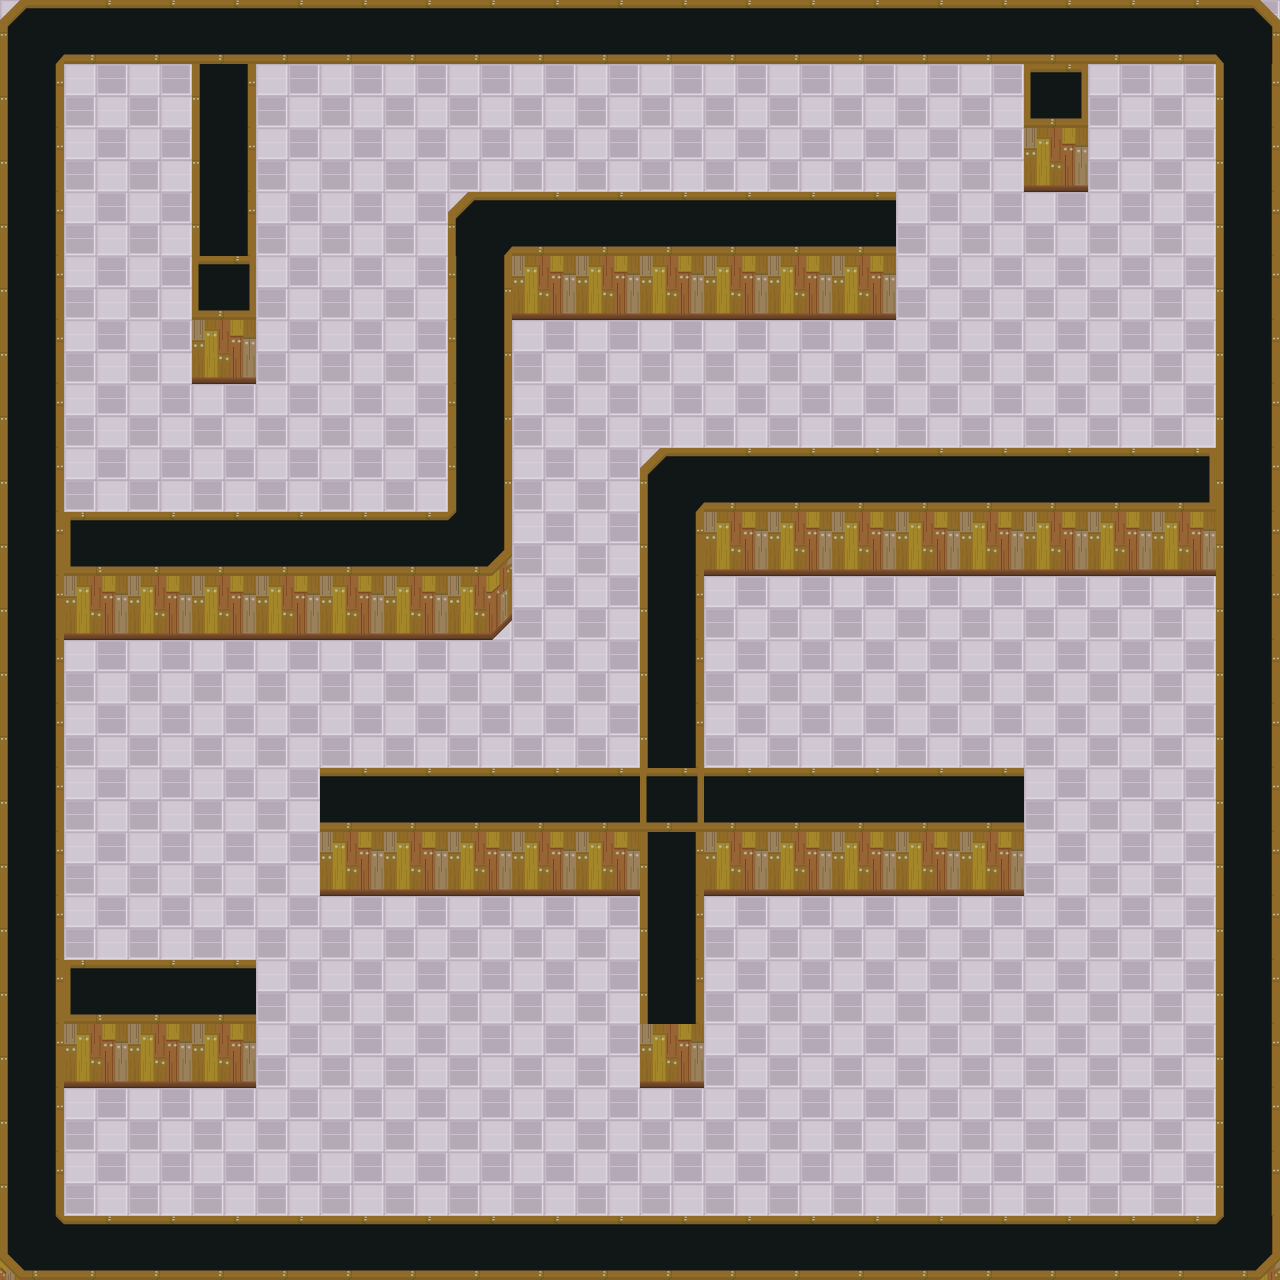

A level layout from a 2D game, rendered from its tile map. Below: a short description, then the map file with tile-grid data replaced by summaries:
An orthogonal 20x20 tile map with 64x64 px tiles, 1 tile layer (Tile), 1 image layer.

<map version="1.0" orientation="orthogonal" width="20" height="20" tilewidth="64" tileheight="64">
 <tileset firstgid="1" name="TileSet" tilewidth="64" tileheight="64">
  <image source="TileSetTeste.png" width="192" height="448" />
 </tileset>
 <imagelayer name="BackImage">
     <image source="map3.png" />
 </imagelayer>
 <layer name="Tile" width="20" height="20">
  <data>[400 cells, 166 non-empty, 12 distinct tile ids]</data>
 </layer>
</map>
